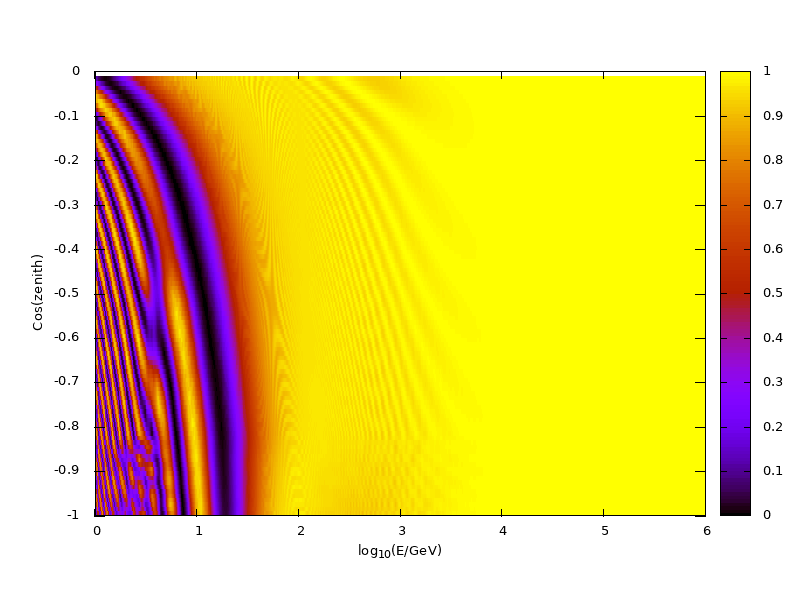

gnuplot code for this plot:
#!/usr/bin/env gnuplot
if ( GPVAL_VERSION >= 4.4 && strstrt(GPVAL_TERMINALS, 'wxt') > 0 ) set terminal wxt persist
if ( GPVAL_VERSION >= 4.4 && strstrt(GPVAL_TERMINALS, 'qt') > 0 ) set terminal qt persist
if ( GPVAL_VERSION >= 4.4 && strstrt(GPVAL_TERMINALS, 'wxt') == 0 && strstrt(GPVAL_TERMINALS, 'qt') == 0 ) print "wxt and qt terminals not available, proceeding with default"
if ( GPVAL_VERSION < 4.4 ) print "gnuplot is too old to check for available terminals" ; print "attempting to use wxt terminal and hoping for the best" ; set terminal wxt persist

#set cbrange [0:1]
set xlabel "log_{10}(E/GeV)"
set ylabel "Cos(zenith)"
set pm3d map
splot "fluxes_flavor.txt" u 1:2:9

set xrange [:]
set terminal png size 800,600 enhanced font 'Verdana,10'
set output "plot.png"
#set terminal postscript enhance eps color
#set output "plot.eps"
#set terminal svg size 350,262 fname 'Verdana' fsize 10
#set output "plot.svg"
replot


